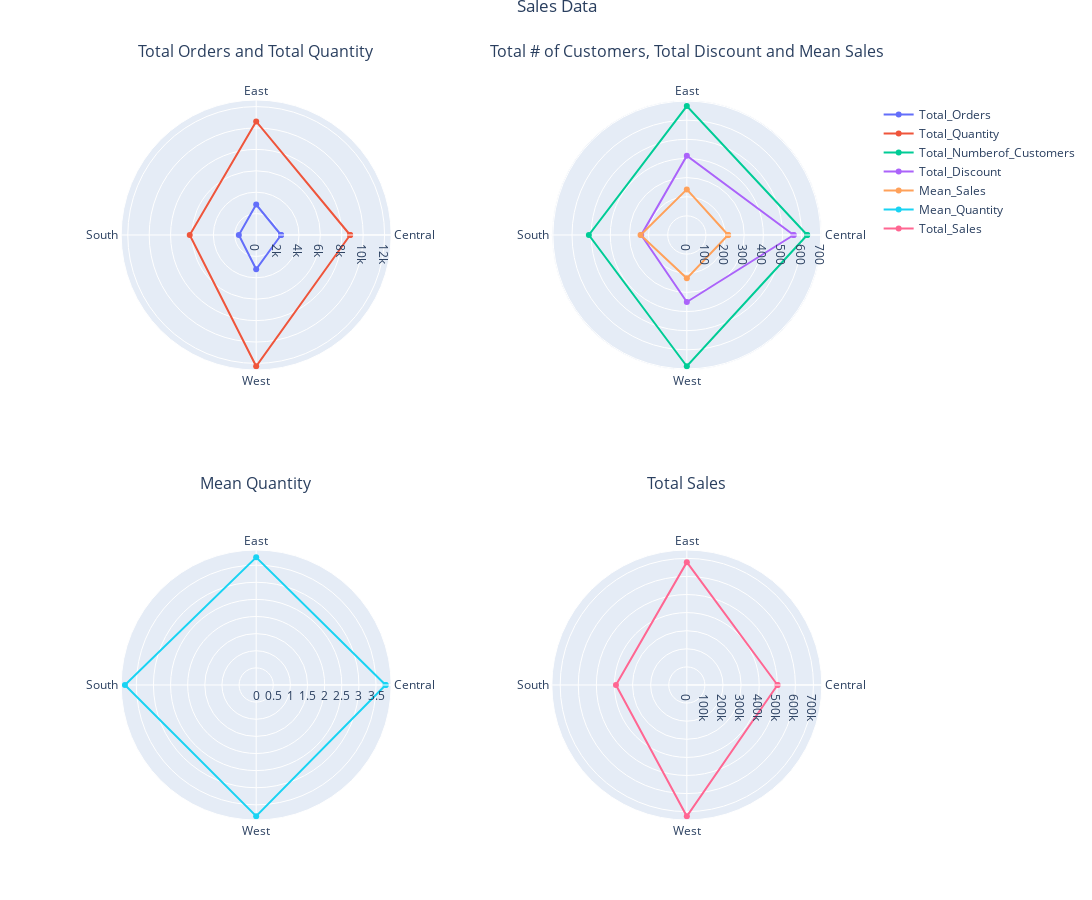

Source (notebook cell):
### Code cell
fig.add_trace(go.Scatterpolar(theta=list(grouped_data.index) + [grouped_data.index[0]],r=list(grouped_data['Total_Orders']) + [grouped_data['Total_Orders'].iloc[0]],name='Total_Orders'
                             ),row=1,col=1)
fig.add_trace(go.Scatterpolar(theta=list(grouped_data.index) + [grouped_data.index[0]],r=list(grouped_data['Total_Quantity']) + [grouped_data['Total_Quantity'].iloc[0]],name='Total_Quantity'
                              ),row=1,col=1)
fig.add_trace(go.Scatterpolar(theta=list(grouped_data.index) + [grouped_data.index[0]],r=list(grouped_data['Total_No_Customers']) + [grouped_data['Total_No_Customers'].iloc[0]],name='Total_Numberof_Customers'
                              ),row=1,col=2)
fig.add_trace(go.Scatterpolar(theta=list(grouped_data.index) + [grouped_data.index[0]],r=list(grouped_data['Total_Discount']) + [grouped_data['Total_Discount'].iloc[0]],name='Total_Discount'
                              ),row=1,col=2)
fig.add_trace(go.Scatterpolar(theta=list(grouped_data.index) + [grouped_data.index[0]],r=list(grouped_data['Mean_Sales']) + [grouped_data['Mean_Sales'].iloc[0]],name='Mean_Sales'
                              ),row=1,col=2)
fig.add_trace(go.Scatterpolar(theta=list(grouped_data.index) + [grouped_data.index[0]],r=list(grouped_data['Mean_Quantity']) + [grouped_data['Mean_Quantity'].iloc[0]],name='Mean_Quantity'
                              ),row=2,col=1)
fig.add_trace(go.Scatterpolar(theta=list(grouped_data.index) + [grouped_data.index[0]],r=list(grouped_data['Total_Sales']) + [grouped_data['Total_Sales'].iloc[0]],name='Total_Sales'
                              ),row=2,col=2)
fig.update_traces(mode="lines+markers")
# fig.update_traces(name=['Total_Orders','Total_Quantity'])
# fig.update_traces(marker=['Total_Orders','Total_Quantity'])
fig.update_layout(height=900,width=1700,title_text='Sales Data',title_x=0.51,title_y=1)
fig.layout.annotations[0].update(y=1.05)
fig.layout.annotations[1].update(y=1.05)
fig.layout.annotations[2].update(y=0.45)
fig.layout.annotations[3].update(y=0.45)
# fig.layout.annotations[4].update(y=0.5)
# fig.layout.annotations[5].update(y=0.5)
# for ann in fig['layout']['annotations']:
#     ann['yanchor']='bottom'
#     ann['y']=0.2
#     ann['yref']='paper'
fig.show()
# fig.update_layout(polar=dict(radialaxis=dict(type='log',tickangle=45),
#                             angularaxis=dict(
#                                 thetaunit='degrees',
#                                 dtick=45,
#                                 rotation=90,
#                                 direction='clockwise',
#                                 tickmode='array',
#                                 tickvals=[0,90,180,270],
#                                 ticktext=['East','Central','West','South']
#                             )))

### Figure 1 — Plotly figure (JSON) as saved in the notebook; plotly's stock layout.template omitted (floating-point values rounded to 4 significant figures)
{"data": [{"mode": "lines+markers", "name": "Total_Orders", "r": [2323, 2848, 1620, 3203, 2323], "subplot": "polar", "theta": ["Central", "East", "South", "West", "Central"], "type": "scatterpolar"}, {"mode": "lines+markers", "name": "Total_Quantity", "r": [8780, 10618, 6209, 12266, 8780], "subplot": "polar", "theta": ["Central", "East", "South", "West", "Central"], "type": "scatterpolar"}, {"mode": "lines+markers", "name": "Total_Numberof_Customers", "r": [629, 674, 512, 686, 629], "subplot": "polar2", "theta": ["Central", "East", "South", "West", "Central"], "type": "scatterpolar"}, {"mode": "lines+markers", "name": "Total_Discount", "r": [558.3, 414, 238.6, 350.2, 558.3], "subplot": "polar2", "theta": ["Central", "East", "South", "West", "Central"], "type": "scatterpolar"}, {"mode": "lines+markers", "name": "Mean_Sales", "r": [215.8, 238.3, 241.8, 226.5, 215.8], "subplot": "polar2", "theta": ["Central", "East", "South", "West", "Central"], "type": "scatterpolar"}, {"mode": "lines+markers", "name": "Mean_Quantity", "r": [3.78, 3.728, 3.833, 3.83, 3.78], "subplot": "polar3", "theta": ["Central", "East", "South", "West", "Central"], "type": "scatterpolar"}, {"mode": "lines+markers", "name": "Total_Sales", "r": [501200.0, 678800.0, 391700.0, 725500.0, 501200.0], "subplot": "polar4", "theta": ["Central", "East", "South", "West", "Central"], "type": "scatterpolar"}], "layout": {"annotations": [{"font": {"size": 16}, "showarrow": false, "text": "Total Orders and Total Quantity", "x": 0.225, "xanchor": "center", "xref": "paper", "y": 1.05, "yanchor": "bottom", "yref": "paper"}, {"font": {"size": 16}, "showarrow": false, "text": "Total # of Customers, Total Discount and Mean Sales", "x": 0.775, "xanchor": "center", "xref": "paper", "y": 1.05, "yanchor": "bottom", "yref": "paper"}, {"font": {"size": 16}, "showarrow": false, "text": "Mean Quantity", "x": 0.225, "xanchor": "center", "xref": "paper", "y": 0.45, "yanchor": "bottom", "yref": "paper"}, {"font": {"size": 16}, "showarrow": false, "text": "Total Sales", "x": 0.775, "xanchor": "center", "xref": "paper", "y": 0.45, "yanchor": "bottom", "yref": "paper"}], "height": 900, "polar": {"angularaxis": {"type": "category"}, "domain": {"x": [0, 0.45], "y": [0.625, 1]}, "radialaxis": {"autorange": true, "range": [0, 12620.0], "type": "linear"}}, "polar2": {"angularaxis": {"type": "category"}, "domain": {"x": [0.55, 1], "y": [0.625, 1]}, "radialaxis": {"autorange": true, "range": [0, 705.6], "type": "linear"}}, "polar3": {"angularaxis": {"type": "category"}, "domain": {"x": [0, 0.45], "y": [0, 0.375]}, "radialaxis": {"autorange": true, "range": [0, 3.942], "type": "linear"}}, "polar4": {"angularaxis": {"type": "category"}, "domain": {"x": [0.55, 1], "y": [0, 0.375]}, "radialaxis": {"autorange": true, "range": [0, 746200.0], "type": "linear"}}, "title": {"text": "Sales Data", "x": 0.51, "y": 1}, "width": 1700}}
